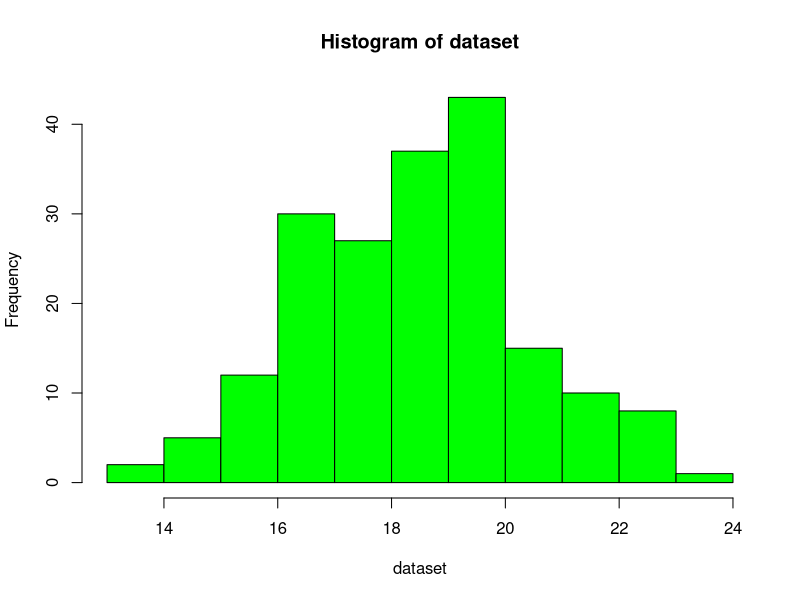

Write R code to recreate this figure.
mode <- function(x) {
  ux <- unique(x)
  ux[which.max(tabulate(match(x,ux)))]
}

v <- 19
n <- v * 10
m <- v
s <- v / 10

dataset <- rnorm(n, m, s)
dataset <- round(dataset)
hist(dataset, col="green")

frequency_table <- table(dataset)
mean_value <- mean(dataset)
median_value <- median(dataset)
mode_value <- mode(dataset)
qunatiles <- quantile(dataset)

qunatiles
mode_value
median_value
mean_value
frequency_table
dataset

write.table(dataset, "E:\\University\\31EM\\l1\\data.txt")